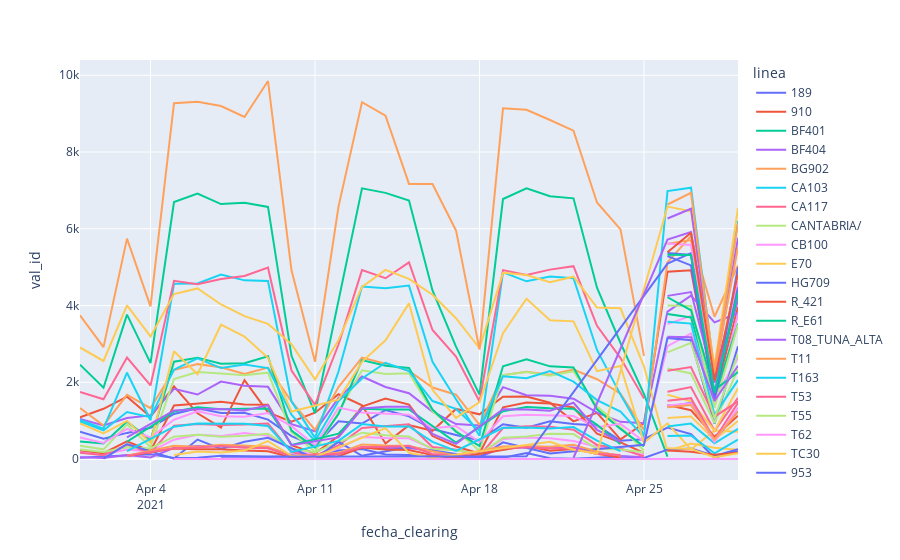

Write notebook code for a chart like this one.
### Code cell
# EDA
# suba oriental

# validaciones totales por día para distintas lineas

valid_suba_pltlinead=valid_suba_raw[valid_suba_raw['val_month']==4].groupby(['fecha_clearing', 'linea'])['val_id'].count()
valid_suba_pltlinead=valid_suba_pltlinead.reset_index()

fig8 = px.line(valid_suba_pltlinead, x="fecha_clearing", y="val_id", color='linea')
fig8.show()
